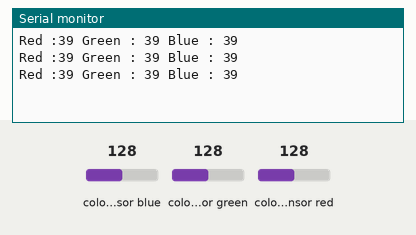
Recording of a sketch running on a simulated Arduino Uno, built with avr-gcc and run on an emulated ATmega328P. Shown: the last lines printed to the serial monitor. Wiring (inferred from the names in the program): TCS3200 colour sensor: output pin 2; S2 pin 5; S3 pin 6; S0 pin 3; S1 pin 4. The test bench sets the inputs (shaded band); at power-on: colour sensor blue 128, colour sensor green 128, colour sensor red 128.

Above: at 1.2 s.
1.3 s: colour sensor blue set to 191
At 1.82 s:
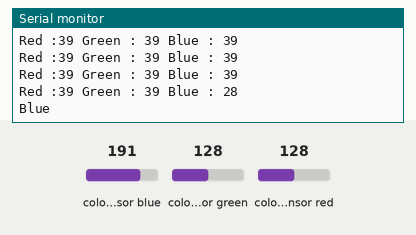
3.5 s: colour sensor green set to 250
At 3.83 s:
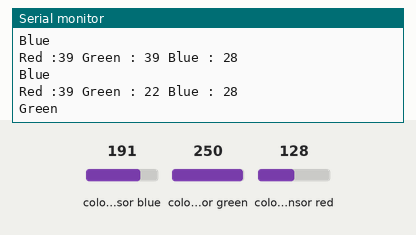
5.5 s: colour sensor red set to 5
At 5.83 s:
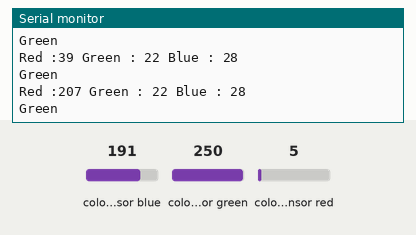

The sketch:

colorSensor.ino
```cpp
//-----------------------------
//Uses no library :-)
//-----------------------------

// Programa : Detector de cores usando modulo TCS230
// Alteracoes e comentarios : Arduino e Cia
//
// Baseado no programa original de Martin Mason

//Pinos de conexao do modulo TCS230
const int s0 = 3;
const int s1 = 4;
const int s2 = 5;
const int s3 = 6;
const int out = 2;

//Pinos dos leds
int pinoledverm = 2;   //You may ignore this. Unused unless you want to light LEDs
int pinoledverd = 3;   //You may ignore this. Unused unless you want to light LEDs
int pinoledazul = 4;   //You may ignore this. Unused unless you want to light LEDs

//Variaveis que armazenam o valor das cores
int red = 0;
int green = 0;
int blue = 0;

void setup()
{
  pinMode(s0, OUTPUT);
  pinMode(s1, OUTPUT);
  pinMode(s2, OUTPUT);
  pinMode(s3, OUTPUT);
  pinMode(out, INPUT);
  pinMode(pinoledverm, OUTPUT);
  pinMode(pinoledverd, OUTPUT);
  pinMode(pinoledazul, OUTPUT);
  Serial.begin(9600);
  digitalWrite(s0, HIGH);
  digitalWrite(s1, HIGH);
}

void loop()
{
  color(); //Chama a rotina que le as cores
  //Mostra no serial monitor os valores detectados
  Serial.print("Red :");
  Serial.print(red, DEC);
  Serial.print(" Green : ");
  Serial.print(green, DEC);
  Serial.print(" Blue : ");
  Serial.print(blue, DEC);
  Serial.println();

  //Verifica se a cor vermelha foi detectada
  if (red < blue && red < green && red > 50)
  {
   Serial.println("Red");
   digitalWrite(pinoledverm, HIGH); //Acende o led vermelho
   digitalWrite(pinoledverd, LOW);
   digitalWrite(pinoledazul, LOW);
  }

  //Verifica se a cor azul foi detectada
  else if (blue < red && blue < green)
  {
   Serial.println("Blue");
   digitalWrite(pinoledverm, LOW);
   digitalWrite(pinoledverd, LOW);
   digitalWrite(pinoledazul, HIGH); //Acende o led azul
  }

  //Verifica se a cor verde foi detectada
  else if (green < red && green < blue)
  {
   Serial.println("Green");
   digitalWrite(pinoledverm, LOW);
   digitalWrite(pinoledverd, HIGH); //Acende o led verde
   digitalWrite(pinoledazul, LOW);
  }
  Serial.println();

  //Aguarda 2 segundos, apaga os leds e reinicia o processo
  delay(500);
  digitalWrite(pinoledverm, LOW);
  digitalWrite(pinoledverd, LOW);
  digitalWrite(pinoledazul, LOW);
 }

void color()
{
  //Rotina que le o valor das cores
  digitalWrite(s2, LOW);
  digitalWrite(s3, LOW);
  //count OUT, pRed, RED
  red = pulseIn(out, digitalRead(out) == HIGH ? LOW : HIGH);
  digitalWrite(s3, HIGH);
  //count OUT, pBLUE, BLUE
  blue = pulseIn(out, digitalRead(out) == HIGH ? LOW : HIGH);
  digitalWrite(s2, HIGH);
  //count OUT, pGreen, GREEN
  green = pulseIn(out, digitalRead(out) == HIGH ? LOW : HIGH);
}
```

Measured:
- after the input at 1.3 s, the serial monitor: prints a new line after 0.20 s (image 1)
- after the input at 3.5 s, the serial monitor: prints a new line at once (image 2)
- after the input at 5.5 s, the serial monitor: prints a new line at once (image 3)
